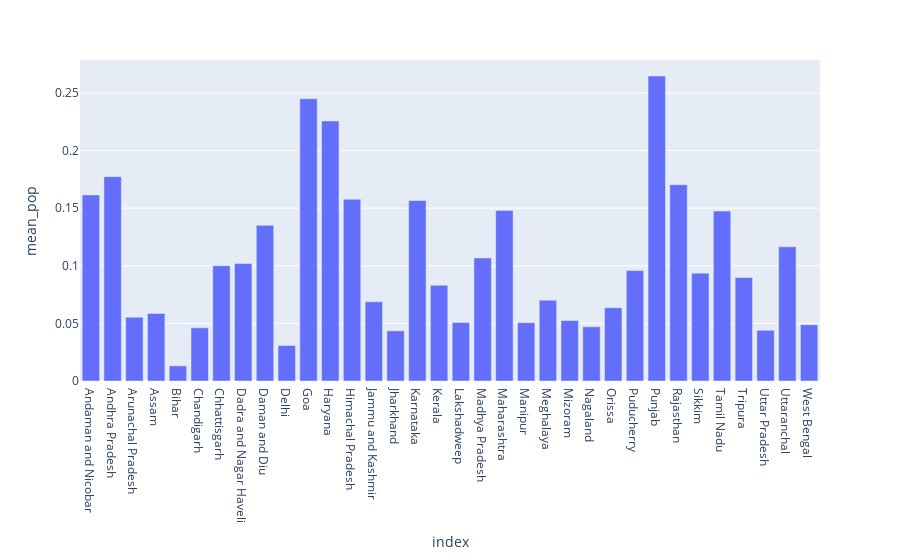

The notebook cell this image was saved under:
### Code cell
mean_pop=dmsp_pop.mean(axis=0)
var_pop=dmsp.var(axis=0)
meanvar_pop=pd.DataFrame([mean_pop,var_pop]).T
meanvar_pop.columns=['mean_pop','var_pop']
meanvar_pop=meanvar_pop.drop('year',axis=0)
meanvar_pop=meanvar_pop.reset_index()
fig=px.bar(meanvar_pop,'index','mean_pop')
fig

### Figure 1 — Plotly figure (JSON) as saved in the notebook; plotly's stock layout.template omitted (floating-point values rounded to 4 significant figures)
{"data": [{"alignmentgroup": "True", "hovertemplate": "index=%{x}<br>mean_pop=%{y}<extra></extra>", "legendgroup": "", "marker": {"color": "#636efa"}, "name": "", "offsetgroup": "", "orientation": "v", "showlegend": false, "textposition": "auto", "type": "bar", "x": ["Andaman and Nicobar", "Andhra Pradesh", "Arunachal Pradesh", "Assam", "Bihar", "Chandigarh", "Chhattisgarh", "Dadra and Nagar Haveli", "Daman and Diu", "Delhi", "Goa", "Haryana", "Himachal Pradesh", "Jammu and Kashmir", "Jharkhand", "Karnataka", "Kerala", "Lakshadweep", "Madhya Pradesh", "Maharashtra", "Manipur", "Meghalaya", "Mizoram", "Nagaland", "Orissa", "Puducherry", "Punjab", "Rajasthan", "Sikkim", "Tamil Nadu", "Tripura", "Uttar Pradesh", "Uttaranchal", "West Bengal"], "xaxis": "x", "y": [0.1615, 0.1774, 0.05537, 0.05864, 0.01315, 0.04611, 0.1001, 0.102, 0.1351, 0.03085, 0.2451, 0.2257, 0.1578, 0.06878, 0.04352, 0.1567, 0.0831, 0.05084, 0.1068, 0.1481, 0.05066, 0.07012, 0.05251, 0.04701, 0.06364, 0.09585, 0.2647, 0.1704, 0.09362, 0.1475, 0.08985, 0.04401, 0.1164, 0.04888], "yaxis": "y"}], "layout": {"barmode": "relative", "legend": {"tracegroupgap": 0}, "margin": {"t": 60}, "xaxis": {"anchor": "y", "domain": [0, 1], "title": {"text": "index"}}, "yaxis": {"anchor": "x", "domain": [0, 1], "title": {"text": "mean_pop"}}}}
